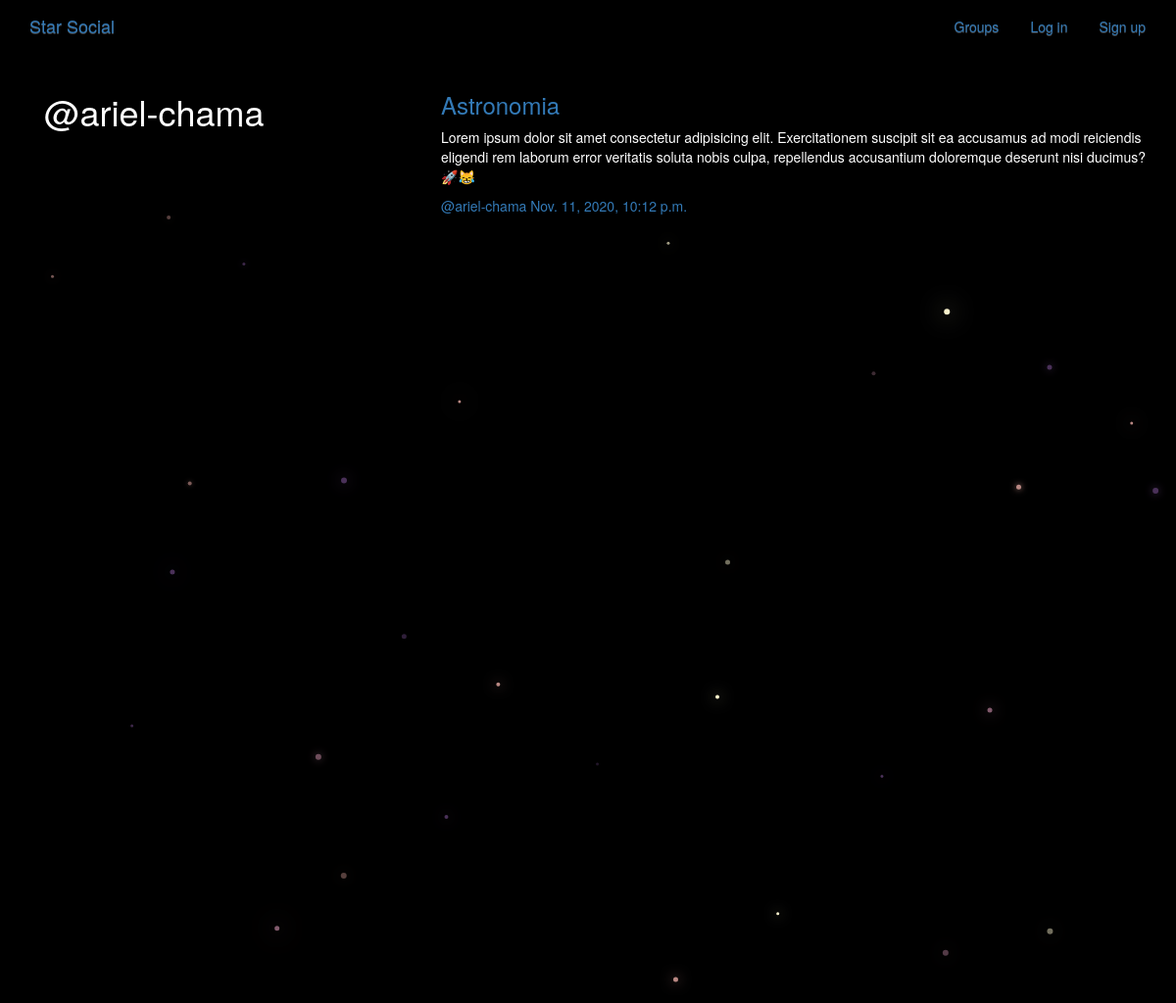
The page /posts/by/ariel-chama on the database its author committed.
### posts/models.py (models this page shows, shortened)
class Post(models.Model):
    user = models.ForeignKey(User, related_name='posts', on_delete=models.CASCADE)
    created_at = models.DateTimeField(auto_now=True)
    message = models.TextField()
    message_html = models.TextField(editable=False)
    group = models.ForeignKey(Group, related_name='posts', on_delete=models.CASCADE, null=True, blank=True)
    class Meta():
        ordering = ['-created_at']
        unique_together = ['user', 'message']

### groups/models.py (models this page shows, shortened)
class Group(models.Model):
    name = models.CharField(max_length=255, unique=True)
    slug = models.SlugField(allow_unicode=True, unique=True)
    descrition = models.TextField(default='', blank=True)
    descrition_html = models.TextField(editable=False, default='', blank=True)
    members = models.ManyToManyField(User, through='GroupMember')
    class Meta():
        ordering = ['name']

### posts/views.py (the view)
# urls.py: url(r'by/(?P<username>[-\w]+)', views.UserPost.as_view(), name='for_user'),
class UserPost(generic.ListView):
    model = models.Post
    template_name = 'posts/user_post_list.html'
    def get_queryset(self):
        try:
            self.post_user = User.objects.prefetch_related('posts').get(username__iexact=self.kwargs.get('username'))
        except User.DoesNotExist:
            raise Http404
        else:
            return self.post_user.posts.all()
    def get_context_data(self,**kwargs):
        context = super().get_context_data(**kwargs)
        context['post_user'] = self.post_user
        return context

### posts/templates/posts/user_post_list.html
{% extends "posts/base.html" %}
{% block prepost %}
<div class="col-md-4">
    <h1>@{{ post_user.username }}</h1>
</div>
{% endblock prepost %}
{% block post_content %}
<div class="col-md-8">
    {% for post in post_list %}
        {% include "posts/_post.html" %}
    {% endfor %}
</div>
{% endblock post_content %}

### posts/templates/posts/_post.html (shortened to what this page needs)
<div class="col-md-12">
	<div class="row">
		<div class="col-md-12 my-3">
			<div class="card">
				<h3 class="card-header">
					{% if post.group %}
						<a href="#">{{ post.group.name }}</a></span>
					{% endif %}
				</h3>
				<div class="card-body">
						<p class="card-text text-justify">
							{{ post.message_html|safe }}
						</p>
				</div>
				<div class="card-footer">
					<span class="username"><a href="{% url 'posts:for_user' username=post.user.username %}">@{{ post.user.username }}</a></span>
					<time class="time"><a href="{% url 'posts:single' username=post.user.username pk=post.pk %}">{{ post.created_at }}</a></time>
				</div>
			</div>
		</div>
	</div>
</div>

### static/simplesocial/css/master.css (style rules this page uses)
body { margin: 0; overflow: hidden; background-color: black; color:white; }

### rows shown on the page
Post: group.name "Astronomia", message_html "Lorem ipsum dolor sit amet consectetur adipisicing elit. Exercitationem suscipit sit ea accusamus ad modi reiciendis eligendi rem laborum error veritatis soluta nobis culpa, repellendus accusantium doloremque deserunt nisi ducimus?🚀😹", user.username "ariel-chama", created_at "Nov. 11, 2020, 10:12 p.m."

### other values the page prints
{{ post_user.username }} "ariel-chama"
